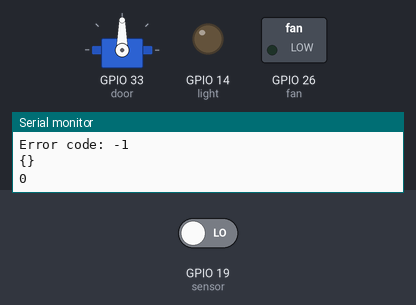
A sketch run on a simulated ESP32. Shown: servo, switched loads named in the sketch (green lamp = pin HIGH), output pins drawn as LEDs (lit = HIGH), the last lines printed to the serial monitor. The test bench sets the inputs (shaded band); at power-on: GPIO 19 (sensor) LOW. WiFi joins after 1.5 s; servers stay silent unless stated.

Above: at 3.2 s.
3.3 s: GPIO 19 (sensor) driven HIGH
At 4.3 s:
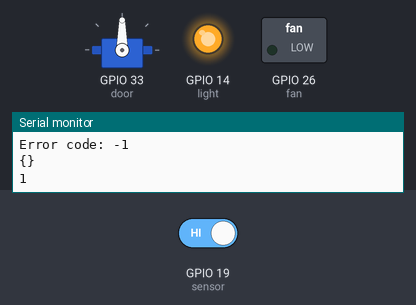
5.0 s: GPIO 19 (sensor) driven LOW
At 8.4 s:
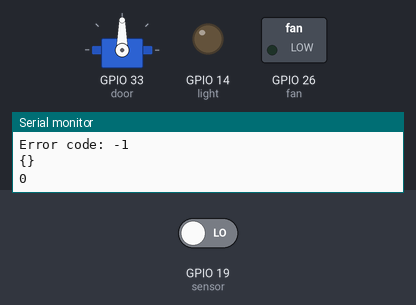
Timing chart, 0 to 9.9 s (numbered marks = the images above; inputs shaded):
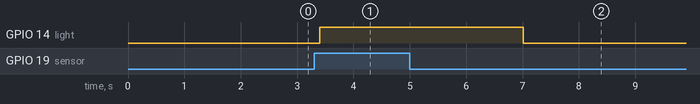

The sketch:

main.ino
```cpp
#include <WiFi.h>
#include <HTTPClient.h>
#include <Arduino_JSON.h>
#include <ESP32Servo.h>

const char* ssid = "Gia linh";
const char* password =  "AAnxongdiia08122014";
const char* serverAddress = "http://45.119.212.43:5000/GetStatus";
unsigned long lastTime = 0, delayTime = 1000, sensorLastTime = 0, sensorDelayTime = 2000;
String statusSensor;
const int light = 14, fan = 26, door = 33, sensor = 19;
// set flag
bool fanStatusFlag = false, lightStatusFlag = false;
int doorStatusFlag = 0;
Servo myServo;


void setup() {
  pinMode(light, OUTPUT);
  pinMode(fan, OUTPUT);
  pinMode(door, OUTPUT);
  pinMode(sensor, INPUT);
  myServo.attach(door);
  Serial.begin(115200);
  // connect to wifi
  WiFi.begin(ssid, password);
  while (WiFi.status() != WL_CONNECTED) {
    delay(1000);
    Serial.println("Connecting to WiFi..");
  }
  Serial.println("Connected to the WiFi network");

  digitalWrite(light, returnStatus(lightStatusFlag));
  digitalWrite(fan, returnStatus(fanStatusFlag));
}


void loop() {
  if ((millis() - lastTime) > delayTime) {
    // Check Wifi connection
    if(WiFi.status() == WL_CONNECTED) {
      HTTPClient http;
      statusSensor = httpGETRequest(serverAddress);
      Serial.println(statusSensor);
      JSONVar myJson = JSON.parse(statusSensor);
      bool lightStatus = myJson["lightStatus"];
      bool fanStatus = myJson["fanStatus"];
      int doorStatus = myJson["doorStatus"];
      int sensorStatus = digitalRead(sensor);

      // show sensor status
      Serial.println(sensorStatus);

      if (sensorStatus == 1) {
        lightStatus = true;
        lightStatusFlag = true;
        sensorLastTime = millis();
      }

      // check light status
      if (millis() - sensorLastTime < sensorDelayTime) {
          digitalWrite(light, returnStatus(true));
      }
      else if (lightStatus != lightStatusFlag) {
        lightStatusFlag = lightStatus;
        digitalWrite(light, returnStatus(lightStatus));
      }
      // check fan status
      if (fanStatus != fanStatusFlag) {
        fanStatusFlag = fanStatus;
        digitalWrite(fan, returnStatus(fanStatus));
      }
      // check door number
      if (doorStatus != doorStatusFlag) {
        doorStatusFlag = doorStatus;
        myServo.write(doorStatus);
      }
    }
    lastTime = millis();
  }
}


String httpGETRequest(const char* serverName) {
  HTTPClient http;
  http.begin(serverName);
  int httpResponseCode = http.GET();
  String payload = "{}";
  if (httpResponseCode > 0) {
    Serial.print("HTTP Response code: ");
    Serial.println(httpResponseCode);
    payload = http.getString();
  }
  else {
    Serial.print("Error code: ");
    Serial.println(httpResponseCode);
  }
  http.end();
  return payload;
}


int returnStatus(bool status) {
  return status ? 1 : 0;
}
```

Measured:
- after the input at 3.3 s, GPIO 14 (light): LOW → HIGH after 0.10 s
- after the input at 5.0 s, GPIO 14 (light): HIGH → LOW after 2.0 s
